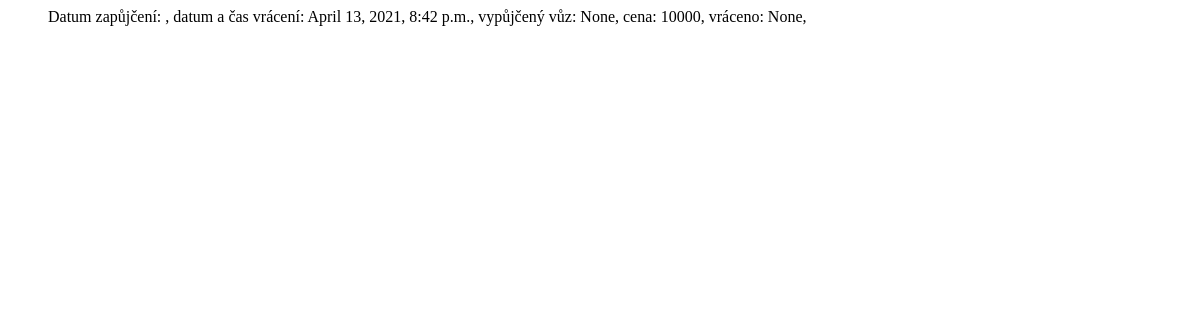
/katalog/vypujcka/, run on an earlier commit of the app's database.
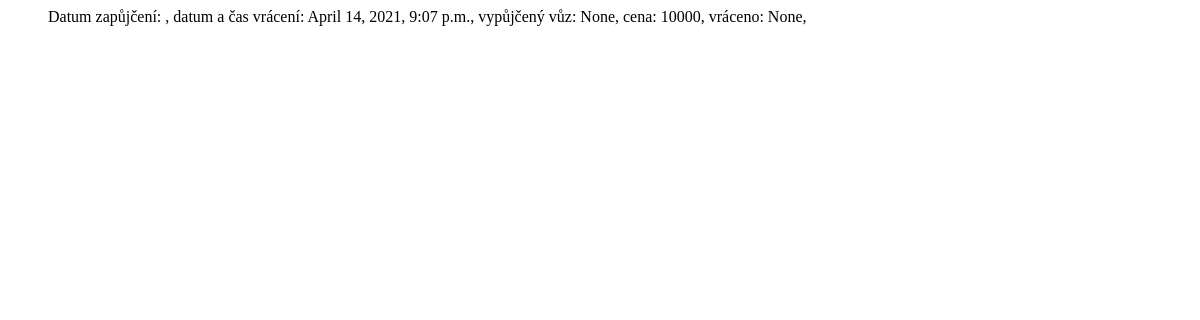
And on a later commit of the database.
### katalog/models.py (models this page shows)
class Vypujcka(models.Model):
 pocatecni_datum_cas = models.DateTimeField()
 konecne_datum_cas = models.DateTimeField()
 cena = models.IntegerField()
 vratka = models.ForeignKey(Vratka, on_delete=models.SET_NULL, null=True)
 vuz = models.ForeignKey(Vuz, on_delete=models.SET_NULL, null=True)

### katalog/views.py (the view)
# urls.py: path("vypujcka/", views.VypujckaView.as_view(), name="vypujcka"),
class VypujckaView(ListView):
    model = models.Vypujcka
    template_name = "katalog/prehled_vypujcek.html"

### katalog/templates/katalog/prehled_vypujcek.html
{% extends "../base.html" %}
{% block content %}
<ul>
    {% for vypujcka in object_list %}
        <li>Datum zapůjčení: {{ zaznam.pocatecni_datum_cas }},
            datum a čas vrácení: {{ vypujcka.konecne_datum_cas }},
            vypůjčený vůz: {{ vypujcka.vuz }},
            cena: {{ vypujcka.cena }},
            vráceno: {{ vypujcka.vratka }},
        </li>
    {% empty %}
        <li>Nenalezen žádný záznam.</li>
    {% endfor %}
</ul>
{% endblock %}

### katalog/templates/base.html (shortened to what this page needs)
<html>
    <head>
    </head>
    <body>
        {% block content %}
        {% endblock %}
    </body>
</html>

### katalog/templates/base.html (style rules this page uses)
ul { list-style: none }

What changed in the data, as far as the page shows it:
changed Vypujcka "None": konecne_datum_cas "April 13, 2021, 8:42 p.m." → "April 14, 2021, 9:07 p.m."
